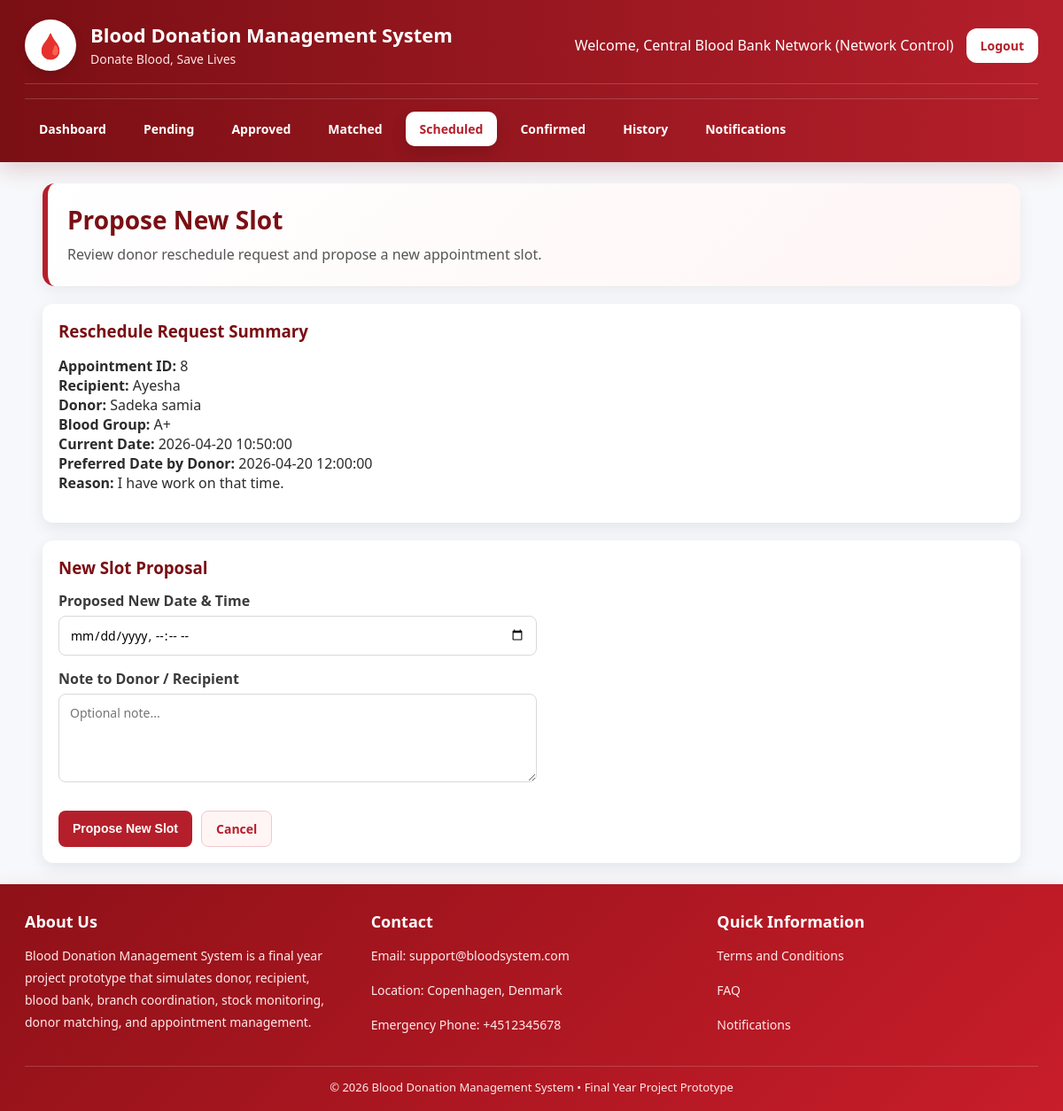
The app's page /dashboard/propose_reschedule_slot.php?id=8 (signed in) with its own data.
### tables this page shows
CREATE TABLE `appointments` (
  `id` int(11) NOT NULL,
  `request_id` int(11) NOT NULL,
  `donor_id` int(11) NOT NULL,
  `recipient_id` int(11) NOT NULL,
  `blood_bank_id` int(11) NOT NULL,
  `appointment_date` datetime NOT NULL,
  `appointment_location` varchar(255) NOT NULL,
  `appointment_address` varchar(255) DEFAULT NULL,
  `appointment_city` varchar(100) DEFAULT NULL,
  `appointment_zipcode` varchar(20) DEFAULT NULL,
  `notes` text DEFAULT NULL,
  `status` enum('scheduled','confirmed','declined','completed','cancelled') DEFAULT 'scheduled',
  `created_at` timestamp NOT NULL DEFAULT current_timestamp(),
  `branch_id` int(11) DEFAULT NULL,
  `appointment_type` enum('request_based','stock_donation') DEFAULT 'request_based'
);

CREATE TABLE `users` (
  `id` int(11) NOT NULL,
  `name` varchar(100) NOT NULL,
  `email` varchar(100) NOT NULL,
  `contact_number` varchar(20) DEFAULT NULL,
  `address` varchar(255) DEFAULT NULL,
  `date_of_birth` date DEFAULT NULL,
  `weight` decimal(5,2) DEFAULT NULL,
  `password` varchar(255) NOT NULL,
  `role` enum('admin','blood_bank','donor','recipient') NOT NULL,
  `blood_group` varchar(5) DEFAULT NULL,
  `weight_kg` decimal(5,2) DEFAULT NULL,
  `location` varchar(100) DEFAULT NULL,
  `address_line` varchar(255) DEFAULT NULL,
  `city` varchar(100) DEFAULT NULL,
  `zipcode` varchar(20) DEFAULT NULL,
  `institution_name` varchar(150) DEFAULT NULL,
  `availability` enum('available','not_available') DEFAULT 'available',
  `created_at` timestamp NOT NULL DEFAULT current_timestamp(),
  `account_status` enum('active','inactive') DEFAULT 'active',
  `status` enum('active','inactive') NOT NULL DEFAULT 'active',
  `next_eligible_date` date DEFAULT NULL
);

CREATE TABLE `blood_requests` (
  `id` int(11) NOT NULL,
  `recipient_id` int(11) DEFAULT NULL,
  `blood_group` varchar(5) NOT NULL,
  `location` varchar(100) NOT NULL,
  `address_line` varchar(255) DEFAULT NULL,
  `city` varchar(100) DEFAULT NULL,
  `zipcode` varchar(20) DEFAULT NULL,
  `quantity` int(11) NOT NULL,
  `urgency` enum('normal','urgent') DEFAULT 'normal',
  `status` enum('pending_review','approved','rejected','matched','scheduled','completed','cancelled') DEFAULT 'pending_review',
  `approved_by` int(11) DEFAULT NULL,
  `matched_donor_id` int(11) DEFAULT NULL,
  `assigned_blood_bank_id` int(11) DEFAULT NULL,
  `approved_at` datetime DEFAULT NULL,
  `rejection_reason` varchar(255) DEFAULT NULL,
  `patient_note` text DEFAULT NULL,
  `created_at` timestamp NOT NULL DEFAULT current_timestamp(),
  `fulfilled_branch_id` int(11) DEFAULT NULL,
  `fulfillment_source` enum('none','stock','donor') DEFAULT 'none',
  `stock_units_used` int(11) DEFAULT 0
);

CREATE TABLE `appointment_reschedule_requests` (
  `id` int(11) NOT NULL,
  `appointment_id` int(11) NOT NULL,
  `request_id` int(11) NOT NULL,
  `donor_id` int(11) NOT NULL,
  `recipient_id` int(11) NOT NULL,
  `blood_bank_id` int(11) NOT NULL,
  `preferred_datetime` datetime DEFAULT NULL,
  `current_appointment_datetime` datetime DEFAULT NULL,
  `proposed_datetime` datetime DEFAULT NULL,
  `donor_reason` text DEFAULT NULL,
  `blood_bank_note` text DEFAULT NULL,
  `status` enum('requested','resolved') NOT NULL DEFAULT 'requested',
  `created_at` timestamp NOT NULL DEFAULT current_timestamp(),
  `updated_at` timestamp NOT NULL DEFAULT current_timestamp() ON UPDATE current_timestamp()
);

### functions/network_helper.php (called while the page is built, shortened)
<?php
function getSystemName(){
    return 'Blood Donation Management System';
}
function getSystemTagline(){
    return 'Donate Blood, Save Lives';
}
function getBloodBankNetworkName(){
    return 'Central Blood Bank Network';
}
function renderFooterTitle(){
    return 'Blood Donation Management System';
}
function renderFooterDescription(){
    return 'Blood Donation Management System is a final year project prototype that simulates donor, recipient, blood bank, branch coordination, stock monitoring, donor matching, and appointment management.';
}
?>

### dashboard/propose_reschedule_slot.php (the view, shortened to what this page needs)
<?php
include '../config/db.php';
include '../functions/network_helper.php';
$blood_bank_id = $_SESSION['user_id'];
$appointment_id = (int)$_GET['id'];
$sql = "
    SELECT
        a.*,
        donor.name AS donor_name,
        recipient.name AS recipient_name,
        r.blood_group,
        arr.id AS reschedule_id,
        arr.preferred_datetime,
        arr.donor_reason,
        arr.proposed_datetime,
        arr.blood_bank_note,
        arr.status AS reschedule_status
    FROM appointments a
    JOIN users donor ON a.donor_id = donor.id
    JOIN users recipient ON a.recipient_id = recipient.id
    JOIN blood_requests r ON a.request_id = r.id
    LEFT JOIN appointment_reschedule_requests arr ON arr.id = (
        SELECT id
        FROM appointment_reschedule_requests
        WHERE appointment_id = a.id
        ORDER BY id DESC
        LIMIT 1
    )
    WHERE a.id = ? AND a.blood_bank_id = ?
";
$stmt = mysqli_prepare($conn, $sql);
mysqli_stmt_bind_param($stmt, "ii", $appointment_id, $blood_bank_id);
mysqli_stmt_execute($stmt);
$result = mysqli_stmt_get_result($stmt);
$data = mysqli_fetch_assoc($result);
?>
<!DOCTYPE html>
<html>
<head>
    <link rel="stylesheet" href="assets/style.css">
</head>
<body>
<div class="topbar topbar-full">
    <div class="container">
        <div class="topbar-header">
            <div class="topbar-left">
                <div class="logo">🩸</div>
                <div class="brand-text">
                    <h2><?php echo htmlspecialchars(getSystemName()); ?></h2>
                    <p><?php echo htmlspecialchars(getSystemTagline()); ?></p>
                </div>
            </div>
            <div class="topbar-right">
                <span>Welcome, <?php echo htmlspecialchars(getBloodBankNetworkName()); ?> (Network Control)</span>
                <a class="btn btn-logout" href="../auth/logout.php">Logout</a>
            </div>
        </div>
        <div class="topbar-menu">
            <a href="blood_bank_dashboard.php">Dashboard</a>
            <a href="blood_bank_pending.php">Pending</a>
            <a href="blood_bank_approved.php">Approved</a>
            <a href="blood_bank_matched.php">Matched</a>
            <a href="blood_bank_scheduled.php" class="active">Scheduled</a>
            <a href="blood_bank_confirmed.php">Confirmed</a>
            <a href="blood_bank_history.php">History</a>
            <a href="notifications.php">Notifications</a>
        </div>
    </div>
</div>
<div class="container">
    <div class="hero">
        <h1>Propose New Slot</h1>
        <p>Review donor reschedule request and propose a new appointment slot.</p>
    </div>
    <div class="card">
        <h3>Reschedule Request Summary</h3>
        <p>
            <strong>Appointment ID:</strong> <?php echo htmlspecialchars($data['id']); ?><br>
            <strong>Recipient:</strong> <?php echo htmlspecialchars($data['recipient_name']); ?><br>
            <strong>Donor:</strong> <?php echo htmlspecialchars($data['donor_name']); ?><br>
            <strong>Blood Group:</strong> <?php echo htmlspecialchars($data['blood_group']); ?><br>
            <strong>Current Date:</strong> <?php echo htmlspecialchars($data['appointment_date']); ?><br>
            <strong>Preferred Date by Donor:</strong> <?php echo htmlspecialchars($data['preferred_datetime']); ?><br>
            <strong>Reason:</strong> <?php echo nl2br(htmlspecialchars($data['donor_reason'])); ?>
        </p>
    </div>
    <div class="card">
        <h3>New Slot Proposal</h3>
        <form method="POST" class="form">
            <label>Proposed New Date & Time</label>
            <input class="input" type="datetime-local" name="proposed_datetime" required>
            <label>Note to Donor / Recipient</label>
            <textarea class="input" name="blood_bank_note" rows="4" placeholder="Optional note..."></textarea>
            <div class="form-actions-row">
                <button class="btn btn-primary" type="submit" name="submit_new_slot">Propose New Slot</button>
                <a class="btn btn-secondary" href="blood_bank_scheduled.php">Cancel</a>
            </div>
        </form>
    </div>
</div>
<div class="site-footer site-footer-full">
    <div class="container">
        <div class="footer-grid">
            <div class="footer-col">
                <h4>About Us</h4>
                <p><?php echo htmlspecialchars(renderFooterDescription()); ?></p>
            </div>
            <div class="footer-col">
                <h4>Contact</h4>
                <p>Email: support@bloodsystem.com</p>
                <p>Location: Copenhagen, Denmark</p>
                <p>Emergency Phone: +4512345678</p>
            </div>
            <div class="footer-col">
                <h4>Quick Information</h4>
                <p><a href="terms.php">Terms and Conditions</a></p>
                <p><a href="faq.php">FAQ</a></p>
                <p><a href="notifications.php">Notifications</a></p>
            </div>
        </div>
        <div class="footer-bottom">
            © 2026 <?php echo htmlspecialchars(renderFooterTitle()); ?> • Final Year Project Prototype
        </div>
    </div>
</div>
</body>
</html>

### records on screen
appointments: id "8", recipient.name "Ayesha", donor.name "Sadeka samia", request.blood_group "A+", appointment_date "2026-04-20 10:50:00", appointment_reschedule_requests.preferred_datetime "2026-04-20 12:00:00", appointment_reschedule_requests.donor_reason "I have work on that time."

### other values on screen
getSystemName() "Blood Donation Management System"
getSystemTagline() "Donate Blood, Save Lives"
getBloodBankNetworkName() "Central Blood Bank Network"
renderFooterDescription() "Blood Donation Management System is a final year project prototype that simulates donor, recipient, blood bank, branch coordination, stock monitoring, donor matching, and appointment management."
renderFooterTitle() "Blood Donation Management System"
